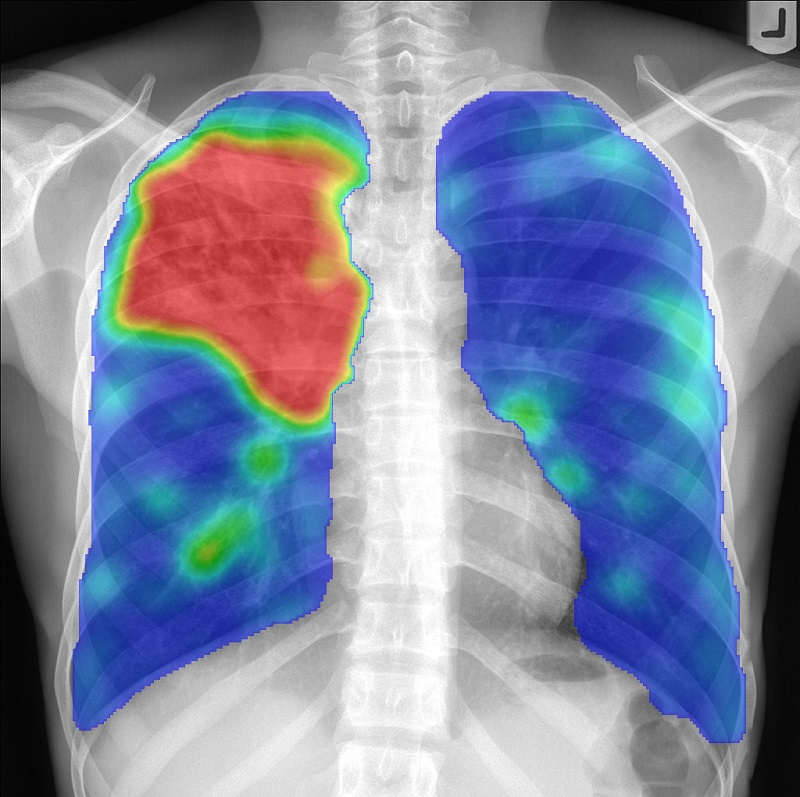
#> input picture Xray.jpg, 800 x 797 px; its folder holds only this picture in this run
$ python -i GUImg.py   (imports and definitions only)
#> lines starting #> are read from the running program, lines starting #| are printed output that depends on the picture
from tkinter import *
from tkinter.filedialog import *
from PIL import Image
from PIL import ImageTk
import numpy as np
#from scipy import ndimage.filters
import cv2
import os

def clicRechercher():
    global Frame1, Frame2, gray, img_RGB
    filepath = askopenfilename(title="Importer une image")
#> the answer given: Xray.jpg
    if len(filepath)>0:
        img=cv2.imread(filepath)
#> img is the input picture: shape (797, 800, 3); mean B, G, R 158.8, 137.7, 129.5
        w=300
        #print(img.shape)
        img = cv2.resize(img, (w,int((w/img.shape[1])*img.shape[0])), 0, 0, cv2.INTER_NEAREST)
#> img: shape (298, 300, 3)
        img_RGB = cv2.cvtColor(img,cv2.COLOR_BGR2RGB)

        #Cpying RGB image for local process
        img_rgb = img_RGB.copy()
        gray = cv2.cvtColor(img, cv2.COLOR_BGR2GRAY)
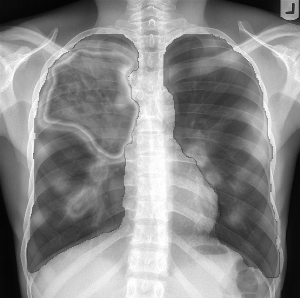
#> gray: shape (298, 300); min 3, max 255, mean 137.6
        gray = cv2.GaussianBlur(gray,(5,5),0)
        #Display origial image
        img_rgb = Image.fromarray(img_rgb)
        img_rgb = ImageTk.PhotoImage(img_rgb)
#> (the run stopped early here; a loop or call above may not have finished)

$ run again, on testimg.jpg
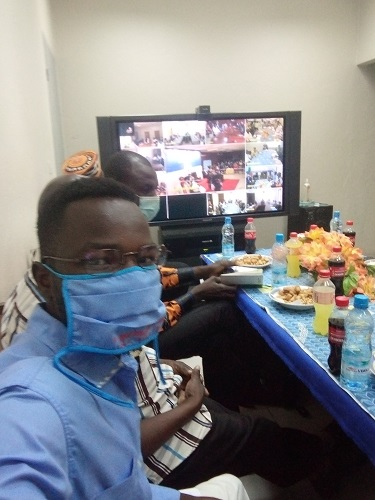
#> input picture testimg.jpg, 375 x 500 px
#> in clicRechercher, img is the input picture: shape (500, 375, 3); mean B, G, R 134.7, 131.8, 131.2
#> img: shape (400, 300, 3)
#> in clicRechercher, `gray = cv2.cvtColor(img, cv2.COLOR_BGR2GRAY)`:
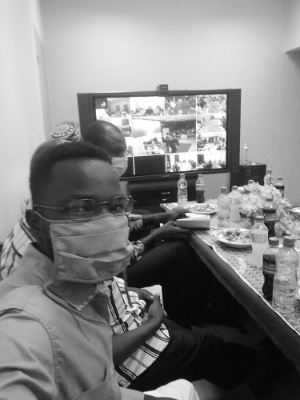
#> gray: shape (400, 300); min 4, max 255, mean 131.8
#> in clicRechercher, `gray = cv2.GaussianBlur(gray,(5,5),0)`:
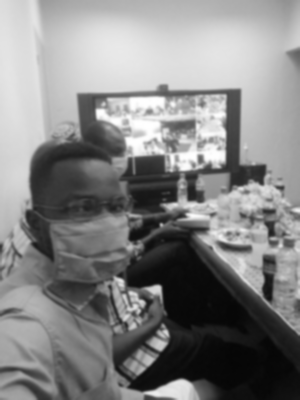
#> gray: shape (400, 300); min 5, max 255, mean 131.9
